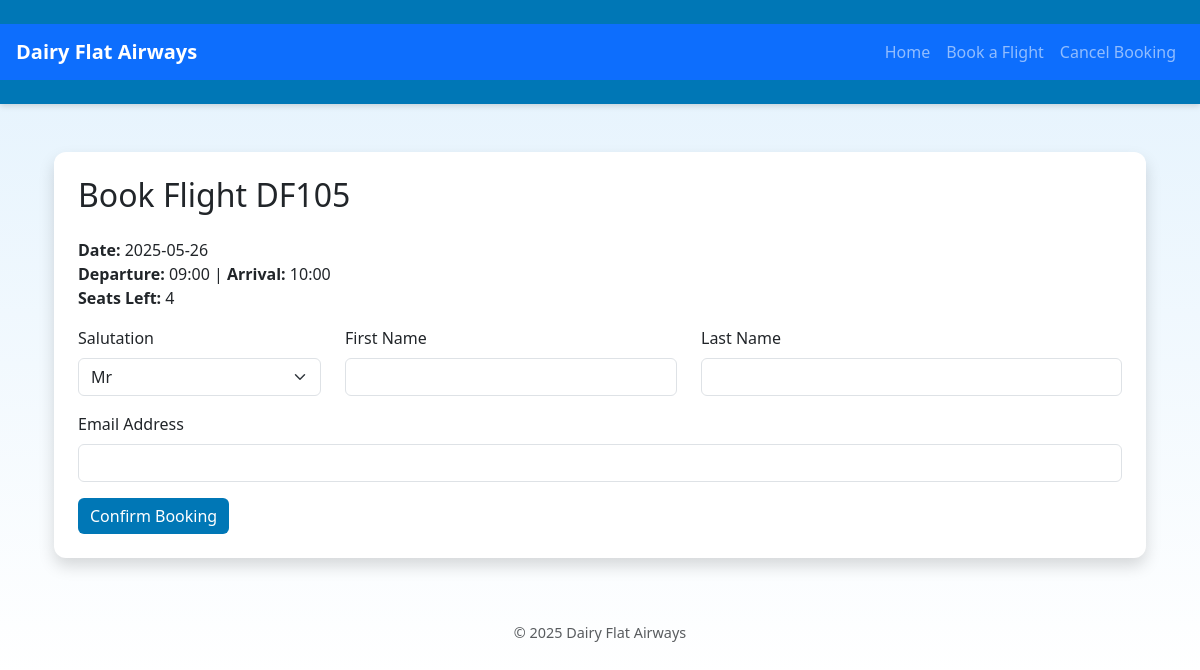
Before: /book/6 with the older database file.
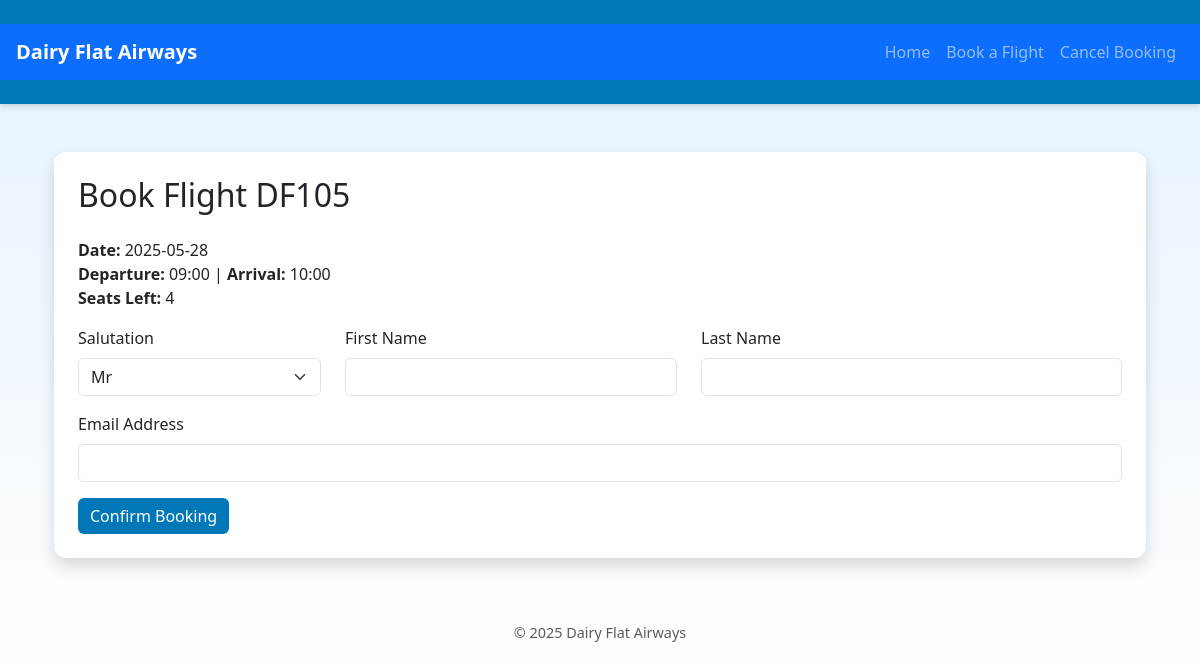
After: the same page with the newer database file.
### app/models.py (models this page shows)
class Flight(db.Model):
    id = db.Column(db.Integer, primary_key=True)
    route_id = db.Column(db.Integer, db.ForeignKey('route.id'), nullable=False)
    date = db.Column(db.String(10), nullable=False)
    departure_time = db.Column(db.String(5), nullable=False)
    arrival_time = db.Column(db.String(5), nullable=False)
    seats_left = db.Column(db.Integer, nullable=False)
    flight_number = db.Column(db.String(10), nullable=False)

### app/routes.py (the view, shortened to what this page needs)
@main.route('/book/<int:flight_id>', methods=['GET', 'POST'])
def book_flight(flight_id):
    flight = Flight.query.get_or_404(flight_id)
    return render_template('book.html', flight=flight)

### app/templates/book.html (shortened to what this page needs)
{% extends 'layout.html' %}
{% block content %}
<div class="container mt-5">
  <div class="card p-4 shadow">
    <h2 class="mb-4">Book Flight {{ flight.flight_number }}</h2>
    <p><strong>Date:</strong> {{ flight.date }}<br>
    <strong>Departure:</strong> {{ flight.departure_time }} | <strong>Arrival:</strong> {{ flight.arrival_time }}<br>
    <strong>Seats Left:</strong> {{ flight.seats_left }}</p>
    <form method="POST">
      <div class="row">
        <div class="mb-3 col-md-3">
          <label for="salutation" class="form-label">Salutation</label>
          <select class="form-select" name="salutation" required>
            <option value="Mr">Mr</option>
          </select>
        </div>
        <div class="mb-3 col-md-4">
          <label for="first_name" class="form-label">First Name</label>
          <input type="text" name="first_name" class="form-control" required>
        </div>
        <div class="mb-3 col-md-5">
          <label for="last_name" class="form-label">Last Name</label>
          <input type="text" name="last_name" class="form-control" required>
        </div>
      </div>
      <div class="mb-3">
        <label for="email" class="form-label">Email Address</label>
        <input type="email" name="email" class="form-control" required>
      </div>
      <button type="submit" class="btn btn-primary">Confirm Booking</button>
    </form>
  </div>
</div>
{% endblock %}

Changed rows visible on the page:
changed Flight "DF105": date "2025-05-26" → "2025-05-28"
